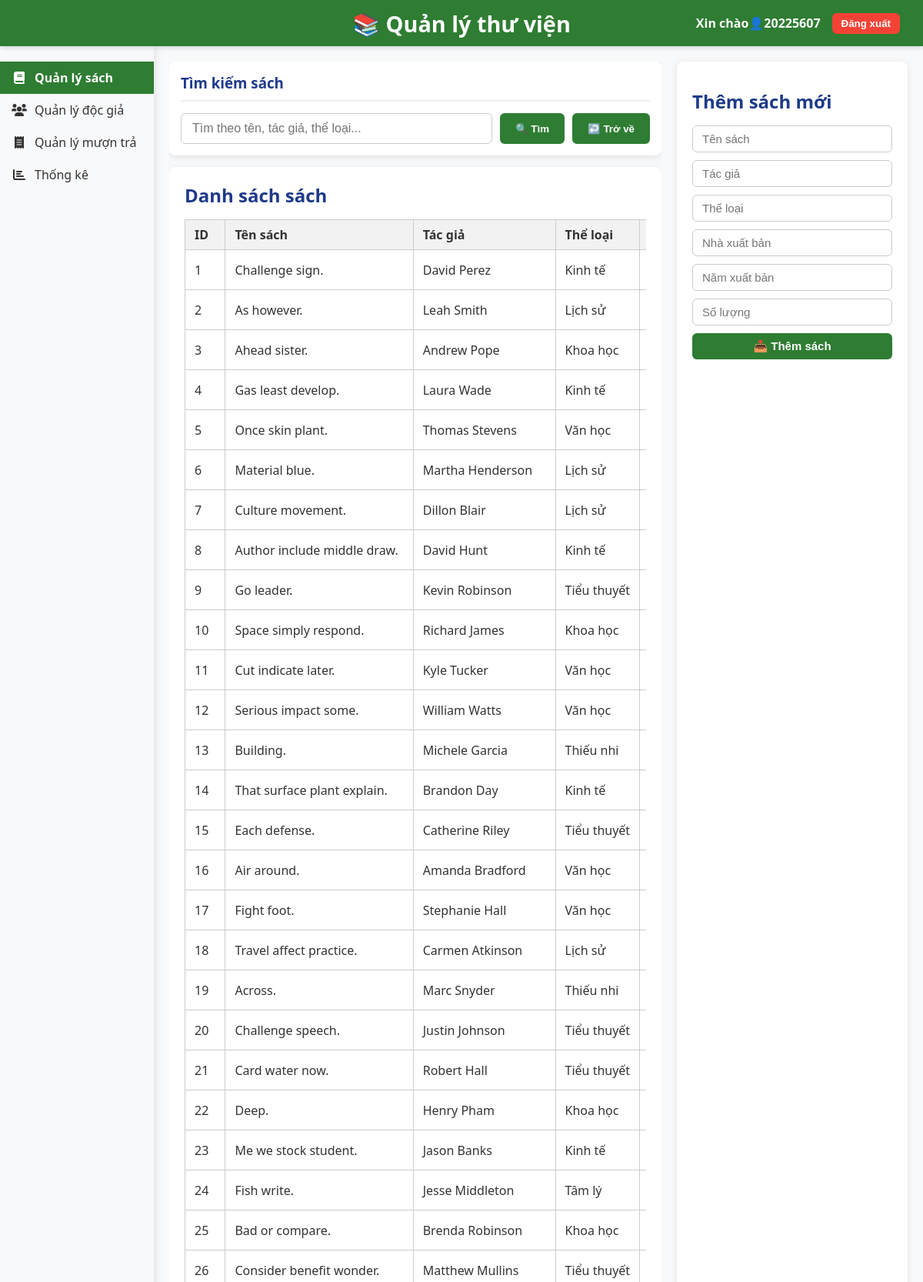
The page / (signed in, upper part) on the database its author committed.
### tables this page shows
CREATE TABLE books (
        id INTEGER PRIMARY KEY AUTOINCREMENT,
        title TEXT NOT NULL,
        author TEXT NOT NULL,
        category TEXT,
        publisher TEXT,
        year INTEGER,
        quantity INTEGER NOT NULL
    );

### app.py (the view)
@app.route('/')
@login_required
def index():
    conn = sqlite3.connect(DB_PATH)
    cursor = conn.cursor()
    cursor.execute('SELECT * FROM books')
    books = cursor.fetchall()
    conn.close()
    return render_template('index.html', books=books)

### app.py (called while the page is built)
def login_required(f):
    @wraps(f)
    def decorated_function(*args, **kwargs):
        if 'user_id' not in session:
            return redirect('/login')
        return f(*args, **kwargs)
    return decorated_function

### templates/index.html (shortened to what this page needs)
<!DOCTYPE html>
<html lang="vi">
<head>
    <link
        rel="stylesheet"
        href="https://cdnjs.cloudflare.com/ajax/libs/font-awesome/6.0.0/css/all.min.css"
    />
</head>
<body>
    <header>
        <div class="library-name">📚 Quản lý thư viện</div>
        <div class="user-info">
            <span> Xin chào👤{{ session.get('username') }}</span>
            <button onclick="confirmLogout()">Đăng xuất</button>
        </div>
    </header>
    <div class="content-wrapper">
        <nav class="sidebar">
            <a href="/" class="sidebar-item active">
                <i class="fas fa-book"></i>
                <span>Quản lý sách</span>
            </a>
            <a href="/readers" class="sidebar-item">
                <i class="fas fa-users"></i>
                <span>Quản lý độc giả</span>
            </a>
            <a href="/borrows" class="sidebar-item">
                <i class="fas fa-receipt"></i>
                <span>Quản lý mượn trả</span>
            </a>
            <a href="/stats" class="sidebar-item">
                <i class="fas fa-chart-bar"></i>
                <span>Thống kê</span>
            </a>
        </nav>
        <main class="main-content">
            <div class="left-panel">
                <section class="search-panel">
                    <h3>Tìm kiếm sách</h3>
                    <form method="GET" action="/search" class="search-form">
                        <input
                            type="text"
                            name="q"
                            placeholder="Tìm theo tên, tác giả, thể loại..."
                        />
                        <button type="submit">🔍 Tìm</button>
                        <button onclick="location.href='/'" class="show-all-button">↩️ Trở về</button>
                    </form>
                </section>
                <section class="list-panel">
                    <h2>Danh sách sách</h2>
                    <table>
                        <thead>
                            <tr>
                                <th>ID</th>
                                <th>Tên sách</th>
                                <th>Tác giả</th>
                                <th>Thể loại</th>
                                <th>NXB</th>
                            </tr>
                        </thead>
                        <tbody>
                            {% for book in books %}
                            <tr>
                                <td>{{ book[0] }}</td>
                                <td>{{ book[1] }}</td>
                                <td>{{ book[2] }}</td>
                                <td>{{ book[3] }}</td>
                                <td>{{ book[4] }}</td>
                            </tr>
                            {% endfor %}
                            </tbody>
                    </table>
                </section>
            </div>
            <aside class="right-panel">
                <h2>Thêm sách mới</h2>
                <form method="POST" action="/add" class="add-book-form">
                    <input name="title" placeholder="Tên sách" required />
                    <input name="author" placeholder="Tác giả" required />
                    <input name="category" placeholder="Thể loại" />
                    <input name="publisher" placeholder="Nhà xuất bản" />
                    <input
                        name="year"
                        type="number"
                        placeholder="Năm xuất bản"
                    />
                    <input
                        name="quantity"
                        type="number"
                        placeholder="Số lượng"
                        required
                    />
                    <button type="submit">📥 Thêm sách</button>
                </form>
            </aside>
        </main>
    </div>
</body>
</html>

### templates/index.html (style rules this page uses)
* { box-sizing: border-box; }
body { margin: 0; font-family: "Segoe UI", Tahoma, Geneva, Verdana, sans-serif; background-color: #f8f9fa; color: #333; display: flex; height: 100vh; overflow: hidden; flex-direction: column; }
header { position: fixed; top: 0; left: 0; right: 0; height: 60px; background-color: #2e7d32; color: white; display: flex; align-items: center; justify-content: flex-start; padding: 0 30px; box-shadow: 0 2px 6px rgba(0, 0, 0, 0.15); z-index: 2000; }
header .library-name { position: absolute; left: 50%; transform: translateX(-50%); font-size: 1.8rem; font-weight: 700; user-select: none; }
header .user-info { display: flex; align-items: center; gap: 15px; font-weight: 600; margin-left: auto; }
header .user-info button { background-color: #f44336; border: none; color: white; padding: 6px 12px; border-radius: 6px; cursor: pointer; font-weight: 600; transition: background-color 0.3s; }
.content-wrapper { display: flex; flex: 1; margin-top: 60px; overflow: hidden; height: calc(100vh - 60px); }
nav.sidebar { width: 200px; background-color: #f8f9fa; padding-top: 20px; box-shadow: 2px 0 10px rgba(0, 0, 0, 0.1); height: 100%; display: flex; flex-direction: column; z-index: 1000; }
.sidebar-item { display: flex; align-items: center; padding: 10px 15px; color: #333; text-decoration: none; transition: background-color 0.2s ease; cursor: pointer; user-select: none; }
.sidebar-item i { margin-right: 10px; width: 20px; text-align: center; }
.sidebar-item span { font-size: 16px; }
.sidebar-item.active { background-color: #2e7d32; color: white; font-weight: bold; }
main.main-content { flex: 1; height: 100%; display: flex; padding: 20px; box-sizing: border-box; gap: 20px; overflow: hidden; }
.left-panel { flex: 2; display: flex; flex-direction: column; gap: 15px; overflow: auto; }
.search-panel { background-color: white; border-radius: 8px; box-shadow: 0 2px 8px rgba(0, 0, 0, 0.1); padding: 15px; position: sticky; top: 0; z-index: 10; }
.search-panel h3 { color: #1e3a8a; margin-top: 0; margin-bottom: 15px; border-bottom: 2px solid #eee; padding-bottom: 10px; }
.search-form { display: flex; gap: 10px; flex-wrap: wrap; }
.search-form input[type="text"] { flex: 1; padding: 10px 14px; border: 1px solid #ccc; border-radius: 6px; font-size: 16px; min-width: 150px; }
.search-form button { padding: 10px 20px; background-color: #2e7d32; border: none; color: white; border-radius: 6px; cursor: pointer; font-weight: 600; transition: background-color 0.3s; }
.show-all-button { background-color: #6c757d; }
.list-panel { background-color: white; border-radius: 8px; box-shadow: 0 2px 8px rgba(0, 0, 0, 0.1); padding: 20px; overflow-y: auto; flex-grow: 1; }
.list-panel h2 { margin-top: 0; margin-bottom: 15px; color: #1e3a8a; font-weight: 700; }
.list-panel table { width: 100%; border-collapse: collapse; overflow-x: auto; display: block; }
.list-panel th, .list-panel td { border: 1px solid #cccccc; padding: 8px 12px; text-align: left; white-space: nowrap; }
.list-panel th { background-color: #f2f2f2; }
.right-panel { flex: 1; max-width: 300px; background-color: white; border-radius: 8px; padding: 15px 20px; box-shadow: 0 2px 8px rgba(0, 0, 0, 0.1); overflow-y: auto; max-height: 100%; }
.right-panel h2 { margin-bottom: 15px; color: #1e3a8a; font-weight: 700; }
.right-panel input, .right-panel button { width: 100%; padding: 8px 12px; margin-bottom: 10px; border-radius: 6px; font-size: 15px; border: 1px solid #ccc; box-sizing: border-box; transition: border-color 0.3s; }
.right-panel button { background-color: #2e7d32; color: white; border: none; font-weight: 600; cursor: pointer; transition: background-color 0.3s; }

### rows shown on the page
books: id "1", title "Challenge sign.", author "David Perez", category "Kinh tế"
books: id "2", title "As however.", author "Leah Smith", category "Lịch sử"
books: id "3", title "Ahead sister.", author "Andrew Pope", category "Khoa học"
books: id "4", title "Gas least develop.", author "Laura Wade", category "Kinh tế"
books: id "5", title "Once skin plant.", author "Thomas Stevens", category "Văn học"
books: id "6", title "Material blue.", author "Martha Henderson", category "Lịch sử"
books: id "7", title "Culture movement.", author "Dillon Blair", category "Lịch sử"
books: id "8", title "Author include middle draw.", author "David Hunt", category "Kinh tế"
books: id "9", title "Go leader.", author "Kevin Robinson", category "Tiểu thuyết"
books: id "10", title "Space simply respond.", author "Richard James", category "Khoa học"
books: id "11", title "Cut indicate later.", author "Kyle Tucker", category "Văn học"
books: id "12", title "Serious impact some.", author "William Watts", category "Văn học"
books: id "13", title "Building.", author "Michele Garcia", category "Thiếu nhi"
books: id "14", title "That surface plant explain.", author "Brandon Day", category "Kinh tế"
books: id "15", title "Each defense.", author "Catherine Riley", category "Tiểu thuyết"
books: id "16", title "Air around.", author "Amanda Bradford", category "Văn học"
books: id "17", title "Fight foot.", author "Stephanie Hall", category "Văn học"
books: id "18", title "Travel affect practice.", author "Carmen Atkinson", category "Lịch sử"
books: id "19", title "Across.", author "Marc Snyder", category "Thiếu nhi"
books: id "20", title "Challenge speech.", author "Justin Johnson", category "Tiểu thuyết"
books: id "21", title "Card water now.", author "Robert Hall", category "Tiểu thuyết"
books: id "22", title "Deep.", author "Henry Pham", category "Khoa học"
books: id "23", title "Me we stock student.", author "Jason Banks", category "Kinh tế"
books: id "24", title "Fish write.", author "Jesse Middleton", category "Tâm lý"
books: id "25", title "Bad or compare.", author "Brenda Robinson", category "Khoa học"
books: id "26", title "Consider benefit wonder.", author "Matthew Mullins", category "Tiểu thuyết"

### other values the page prints
{{ session.get('username') }} "20225607"
